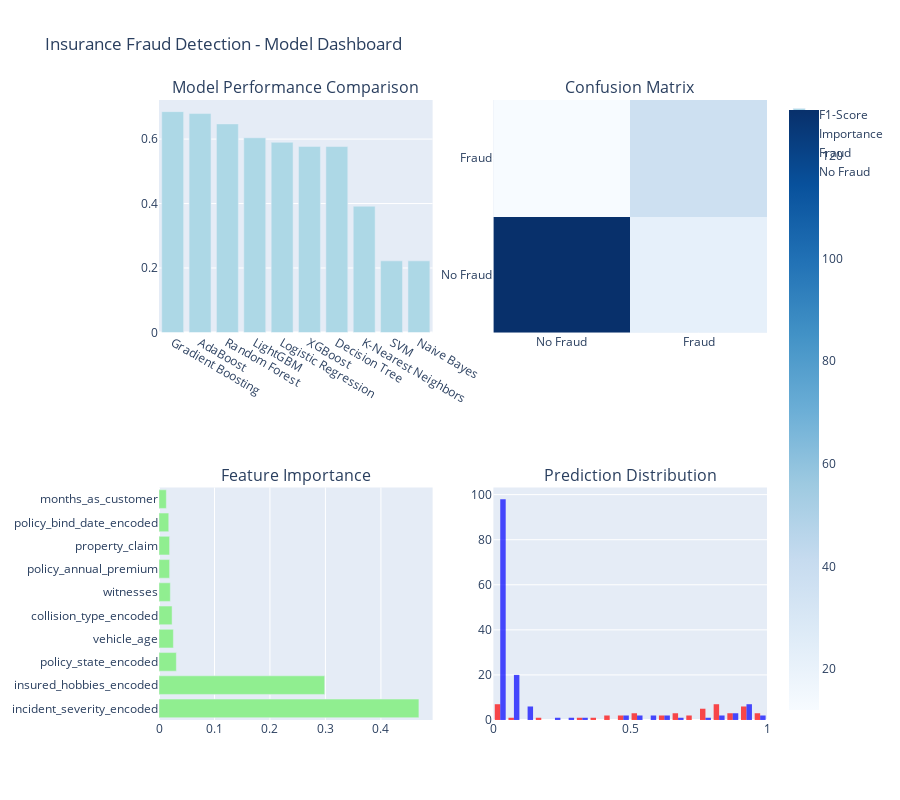

Notebook code for this chart:
### Markdown cell above
## 12. Final Visualizations and Insights

### Code cell
# Create comprehensive visualization dashboard
fig = make_subplots(
    rows=2, cols=2,
    subplot_titles=(
        'Model Performance Comparison',
        'Confusion Matrix',
        'Feature Importance',
        'Prediction Distribution'
    ),
    specs=[[{'type': 'bar'}, {'type': 'heatmap'}],
           [{'type': 'bar'}, {'type': 'histogram'}]]
)

# Model comparison
models_list = list(comparison_df.index)
f1_scores = comparison_df['F1-Score'].values

fig.add_trace(
    go.Bar(x=models_list, y=f1_scores, name='F1-Score', 
           marker_color='lightblue'),
    row=1, col=1
)

# Confusion matrix
fig.add_trace(
    go.Heatmap(z=cm, x=['No Fraud', 'Fraud'], y=['No Fraud', 'Fraud'],
               colorscale='Blues', showscale=True),
    row=1, col=2
)

# Feature importance (if available)
if hasattr(best_model_optimized, 'feature_importances_'):
    top_features = feature_imp.head(10)
    fig.add_trace(
        go.Bar(x=top_features['importance'], y=top_features['feature'],
               orientation='h', name='Importance', marker_color='lightgreen'),
        row=2, col=1
    )

# Prediction probability distribution
fraud_probs = final_probabilities[y_test == 1]
no_fraud_probs = final_probabilities[y_test == 0]

fig.add_trace(
    go.Histogram(x=fraud_probs, name='Fraud', opacity=0.7, 
                 marker_color='red', nbinsx=30),
    row=2, col=2
)

fig.add_trace(
    go.Histogram(x=no_fraud_probs, name='No Fraud', opacity=0.7,
                 marker_color='blue', nbinsx=30),
    row=2, col=2
)

fig.update_layout(height=800, title_text="Insurance Fraud Detection - Model Dashboard")
fig.show()

### Figure 1 — Plotly figure (JSON) as saved in the notebook; plotly's stock layout.template omitted (floating-point values rounded to 4 significant figures; data arrays with more than 128 entries replaced by an {"elided": "..."} marker saying what was removed)
{"data": [{"marker": {"color": "lightblue"}, "name": "F1-Score", "type": "bar", "x": ["Gradient Boosting", "AdaBoost", "Random Forest", "LightGBM", "Logistic Regression", "XGBoost", "Decision Tree", "K-Nearest Neighbors", "SVM", "Naive Bayes"], "xaxis": "x", "y": [0.6852, 0.6792, 0.6471, 0.6042, 0.5899, 0.5773, 0.5769, 0.3916, 0.2222, 0.2222], "yaxis": "y"}, {"colorscale": [[0, "rgb(247,251,255)"], [0.125, "rgb(222,235,247)"], [0.25, "rgb(198,219,239)"], [0.375, "rgb(158,202,225)"], [0.5, "rgb(107,174,214)"], [0.625, "rgb(66,146,198)"], [0.75, "rgb(33,113,181)"], [0.875, "rgb(8,81,156)"], [1, "rgb(8,48,107)"]], "showscale": true, "type": "heatmap", "x": ["No Fraud", "Fraud"], "xaxis": "x2", "y": ["No Fraud", "Fraud"], "yaxis": "y2", "z": [[129, 22], [12, 37]]}, {"marker": {"color": "lightgreen"}, "name": "Importance", "orientation": "h", "type": "bar", "x": [0.4685, 0.2987, 0.03128, 0.02594, 0.02357, 0.02042, 0.01914, 0.0191, 0.0176, 0.01324], "xaxis": "x3", "y": ["incident_severity_encoded", "insured_hobbies_encoded", "policy_state_encoded", "vehicle_age", "collision_type_encoded", "witnesses", "policy_annual_premium", "property_claim", "policy_bind_date_encoded", "months_as_customer"], "yaxis": "y3"}, {"marker": {"color": "red"}, "name": "Fraud", "nbinsx": 30, "opacity": 0.7, "type": "histogram", "x": [0.542, 0.01499, 0.915, 0.8037, 0.7857, 0.711, 0.5424, 0.6541, 0.4862, 0.9791, 0.8419, 0.4137, 0.8143, 0.01483, 0.8409, 0.819, 0.0161, 0.7927, 0.8802, 0.00742, 0.6361, 0.8283, 0.0194, 0.9091, 0.3338, 0.05178, 0.8753, 0.7059, 0.4476, 0.4984, 0.1889, 0.9007, 0.8953, 0.6514, 0.9863, 0.378, 0.9766, 0.522, 0.004599, 0.6585, 0.6437, 0.004962, 0.9248, 0.7699, 0.7662, 0.9213, 0.9036, 0.8371, 0.7558], "xaxis": "x4", "yaxis": "y4"}, {"marker": {"color": "blue"}, "name": "No Fraud", "nbinsx": 30, "opacity": 0.7, "type": "histogram", "x": {"elided": "151 float values"}, "xaxis": "x4", "yaxis": "y4"}], "layout": {"annotations": [{"font": {"size": 16}, "showarrow": false, "text": "Model Performance Comparison", "x": 0.225, "xanchor": "center", "xref": "paper", "y": 1, "yanchor": "bottom", "yref": "paper"}, {"font": {"size": 16}, "showarrow": false, "text": "Confusion Matrix", "x": 0.775, "xanchor": "center", "xref": "paper", "y": 1, "yanchor": "bottom", "yref": "paper"}, {"font": {"size": 16}, "showarrow": false, "text": "Feature Importance", "x": 0.225, "xanchor": "center", "xref": "paper", "y": 0.375, "yanchor": "bottom", "yref": "paper"}, {"font": {"size": 16}, "showarrow": false, "text": "Prediction Distribution", "x": 0.775, "xanchor": "center", "xref": "paper", "y": 0.375, "yanchor": "bottom", "yref": "paper"}], "height": 800, "title": {"text": "Insurance Fraud Detection - Model Dashboard"}, "xaxis": {"anchor": "y", "domain": [0, 0.45]}, "xaxis2": {"anchor": "y2", "domain": [0.55, 1]}, "xaxis3": {"anchor": "y3", "domain": [0, 0.45]}, "xaxis4": {"anchor": "y4", "domain": [0.55, 1]}, "yaxis": {"anchor": "x", "domain": [0.625, 1]}, "yaxis2": {"anchor": "x2", "domain": [0.625, 1]}, "yaxis3": {"anchor": "x3", "domain": [0, 0.375]}, "yaxis4": {"anchor": "x4", "domain": [0, 0.375]}}}
